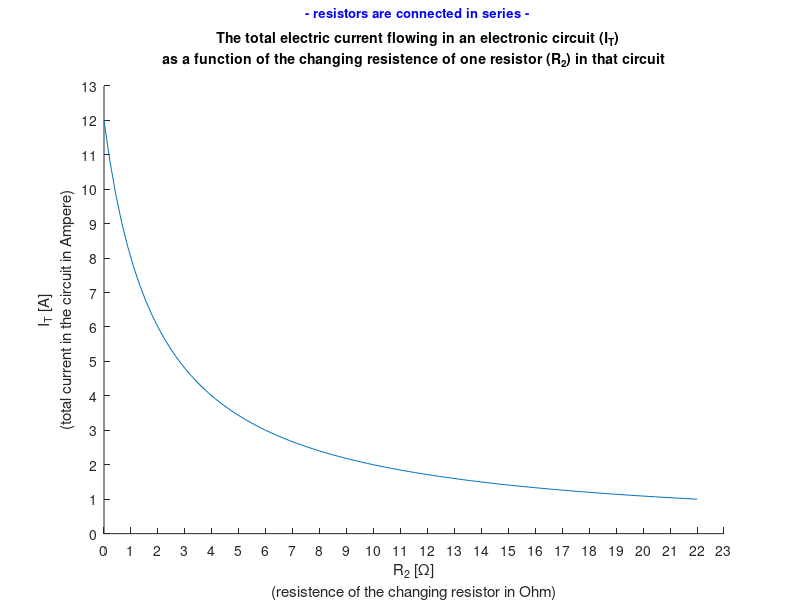
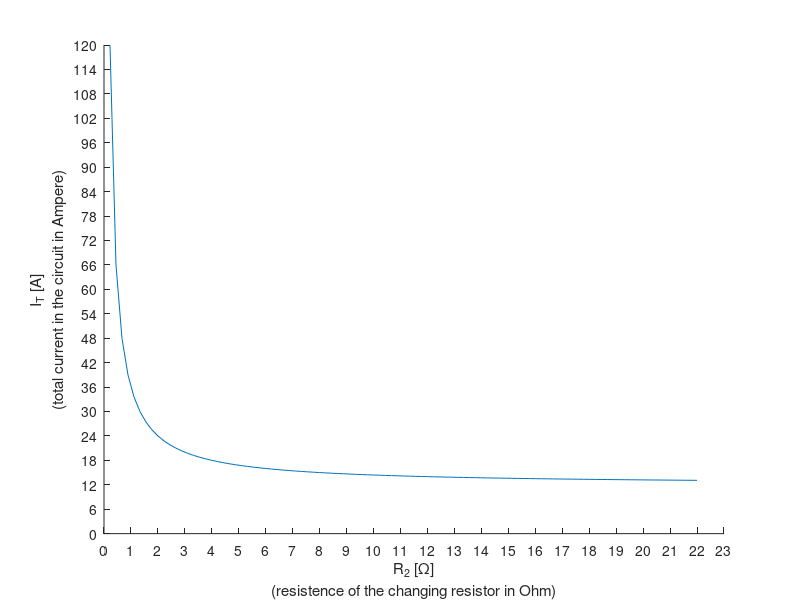

Recreate these plots in MATLAB, in order. (Note: this script raises an error after producing the figures.)
%% Neural Networks - assignment 1:



% settimg some parameters:

Eps = 24;
R1 = 2;
R2 = linspace(0,22);



% resistors in series:

R_t_l = R1 + R2;
I_t_l = Eps./R_t_l;

figure('Units','normalized','position',[0 0 1 1]);
hold on;
plot(R2, I_t_l);
xlabel({'R_{2} [\Omega]' , '(resistence of the changing resistor in Ohm)'});
ylabel({'I_{T} [A]' , '(total current in the circuit in Ampere)'});
xlim([0 (max(R2) + 1)]);
xticks(0:1:(max(R2) + 1));
ylim([0 (max(I_t_l) + 1)]);
yticks(0:1:(max(I_t_l) + 1));
title({'', '\fontsize{13} \color{blue} - resistors are connected in series -', '', '\fontsize{14} \color{black} The total electric current flowing in an electronic circuit (I_{T})' , 'as a function of the changing resistence of one resistor (R_{2}) in that circuit',  ''});
hold off; 



% resistors in parallel:

R_t_p = 1./(1/R1 + 1./R2);
I_t_p = Eps./R_t_p;

figure('Units','normalized','position',[0 0 1 1]);
hold on;
plot(R2, I_t_p);
xlabel({'R_{2} [\Omega]' , '(resistence of the changing resistor in Ohm)'});
ylabel({'I_{T} [A]' , '(total current in the circuit in Ampere)'});
xlim([0 (max(R2) + 1)]);
xticks(0:1:(max(R2) + 1));
yticks(0:6:120);
asy = xline(0,'--r', 'LineWidth', 2, 'DisplayName','asymptote $(y \rightarrow \infty)$');
legend(asy, 'FontSize', 15, 'Location','best', 'Interpreter','latex', 'Box', 'off');
title({'', '\fontsize{13} \color{blue} - resistors are connected in parallel -', '', '\fontsize{14} \color{black} The total electric current flowing in an electronic circuit (I_{T})' , 'as a function of the changing resistence of one resistor (R_{2}) in that circuit',  ''});
hold off;


